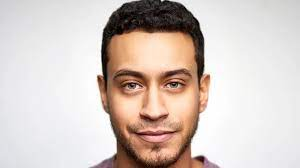
#> input picture code/sample.jpg, 300 x 168 px
$ jupyter execute tes.ipynb
#> lines starting #> are read from the running program, lines starting #| are printed output that depends on the picture
[cell 1]
import cv2
import numpy as np

# Function to compute LBP for a pixel
def compute_lbp_pixel(img, x, y):
    center_pixel = img[x, y]
    binary_pattern = 0

    # Define the neighbor coordinates
    neighbors = [(-1, -1), (-1, 0), (-1, 1), (0, 1),
                 (1, 1), (1, 0), (1, -1), (0, -1)]

    # Calculate the binary pattern
    for i, (dx, dy) in enumerate(neighbors):
        neighbor_x, neighbor_y = x + dx, y + dy
        if img[neighbor_x, neighbor_y] >= center_pixel:
            binary_pattern += 2**i

    return binary_pattern

# Function to compute LBP for the entire image
def compute_lbp_image(image):
    height, width = image.shape
    lbp_image = np.zeros((height, width), dtype=np.uint8)

    for i in range(1, height - 1):
        for j in range(1, width - 1):
            lbp_image[i, j] = compute_lbp_pixel(image, i, j)

    return lbp_image

# Read an image
image = cv2.imread('sample.jpg', cv2.IMREAD_GRAYSCALE)
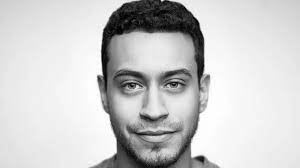
#> image: shape (168, 300); min 0, max 255, mean 203.4

# Compute LBP on the image
lbp_result = compute_lbp_image(image)
#> the loop in compute_lbp_image, `for i in range(1, height - 1):` made 166 passes
#> after the loop in compute_lbp_image, `for i in range(1, height - 1):`:
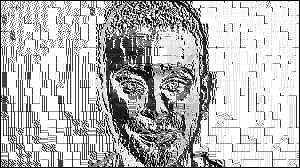
#> lbp_image: shape (168, 300); min 0, max 255, mean 185

# Display the LBP image
cv2.imshow('LBP Image', lbp_result)
cv2.waitKey(0)
cv2.destroyAllWindows()
